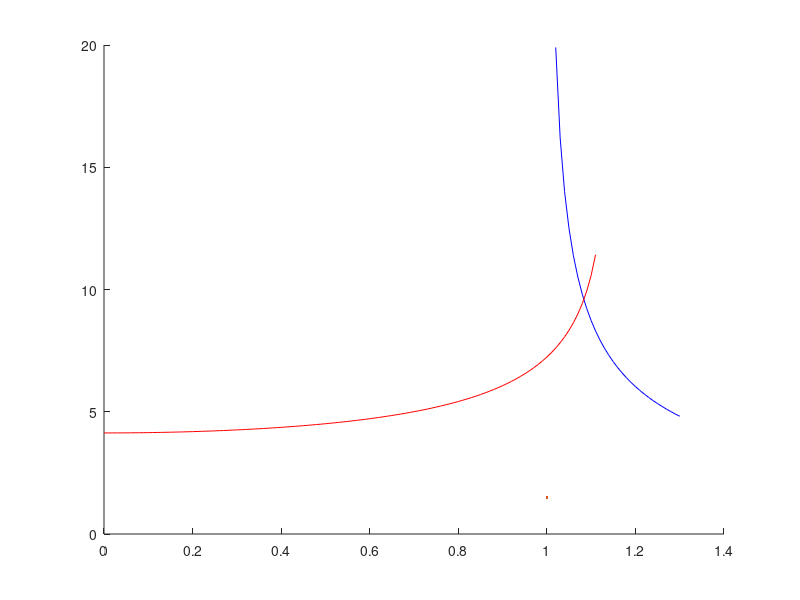

Write MATLAB code to recreate this figure. (Note: this script raises an error after producing the figure.)
clear
clc


% wave drag
M_crit = 0.88;
LF_DD = 0.875;
CL_des = 0.54;

M_dd_0 = M_crit + 0.08;
M_dd = M_dd_0 * LF_DD - 0.05 * CL_des;


AR = 8.77;          %aspect ratio
Cla = 6.74;         %lift curve slope of aerofoil
d = 6.34;           %diameter of fuselage
b = 65;             %wing span
S_exp = 440;        %exposed area
S_ref = 482;        %reference area
sweep = 26;         % sweep at max thickness pt.
le_sweep = 30;      %leading edge sweep (degrees)

CLa2 = [];
CLa3 = [];
M_list1 = [];
M_list2 = [];

for M = 0:0.01:1.3

    beta = (1 - M ^ 2) ^ 0.5;
    eta = Cla / (2 * pi); % remove the beta term as Cla has it already
    % if eta > 0.98
    %     eta = 0.98; % correction from Raymer
    % end
    F = 1.07 * (1 + d / b) ^ 2;
    if F * S_exp / S_ref > 1
        S_ref = F * S_exp / 0.98;
    end

    CLa_subsonic3 = 2 * pi * AR * S_exp * F * cosd(le_sweep) / (2 + (4 + (AR * beta / eta)...
        ^ 2 *(1 + (tand(sweep) / beta) ^ 2)) ^ 0.5) / S_ref;
    CLa_supersonic = 4/sqrt(-1+M^2);
    CLa_sonic = 2 * pi * AR * S_exp * F * cosd(le_sweep) / (2 + (4 + (AR * 1e-6 / eta)...
        ^ 2 *(1 + (tand(sweep) / 1e-6) ^ 2)) ^ 0.5) / S_ref;

    if M < 1 / cosd(sweep) && M ~= 1
        CLa3 = [CLa3 CLa_subsonic3];
        M_list1 = [M_list1 M];
    elseif M == 1
        CLa3 = [CLa3 CLa_sonic];
        M_list1 = [M_list1 M];
    end
    if M > 1 / cosd(sweep) - 0.1
        CLa2 = [CLa2, CLa_supersonic];
        M_list2 = [M_list2 M];
    end
end

% plot the results
figure
hold on
plot(M_list2, CLa2,"blue", LineWidth=1.5);
plot(M_list1, CLa3,"red", LineWidth=1.5);
xregion(0.85, 1.2)
xline(0.83, label="Cruise");
xline(0.23, label="Takeoff");
xline(0.27, label="Landing");
ylim([3 10])
xlabel("M");
ylabel("C_{L_α}")
xlim([0 1.3]);
legend("Supersonic","Subsonic","Transonic Regime");
grid on




% drag prediction IN CRUISE

%=========================================================================

% CD0
% for smooth paint, k = 6.34e-6 m - so we are below the cutoff

% fuselage
Re = 434e6;
M = 0.83;
S_ref = 482;
f = 80/6.34; % fineness ratio
Cf_fus = 0.455 / (log10(Re) ^ 2.58 * (1 + 0.144 * M^2) ^ 0.65);
FF_fus = 0.9 + 5 * f ^ -1.5 + f / 400; % form factor
S_wet_fus = 1.38e3;
CD0_fus = S_wet_fus / S_ref * Cf_fus * FF_fus;

% wings
Re = 40.1e6;
M = 0.83;
xc_max = 0.36; % x/c of max. thickness
tc_max = 0.14; % max thickness-to-chord ratio
Cf_w = 0.455 / (log10(Re) ^ 2.58 * (1 + 0.144 * M^2) ^ 0.65);
FF_w = (1 + 0.6/xc_max * tc_max + 100 * (tc_max) ^ 4) * ...
    (1.34 * M ^ 0.18 * cosd(sweep) ^ 0.28); % form factor
S_wet_w = S_exp * 2;
CD0_w = S_wet_w / S_ref * Cf_w * FF_w;

% hstab
Re = 22.8e6;
M = 0.83;
S_h = 51.7;
xc_max = 0.298; % x/c of max. thickness
tc_max = 0.12; % max thickness-to-chord ratio
Cf_h = 0.455 / (log10(Re) ^ 2.58 * (1 + 0.144 * M^2) ^ 0.65);
FF_h = (1 + 0.6/xc_max * tc_max + 100 * (tc_max) ^ 4) * ...
    (1.34 * M ^ 0.18 * cosd(sweep) ^ 0.28); % form factor
S_wet_h = S_h * 2.1;
CD0_h = S_wet_h / S_ref * Cf_h * FF_h;

% vstab
Re = 32.9e6;
M = 0.83;
S_v = 27.7;
xc_max = 0.3; % x/c of max. thickness
tc_max = 0.12; % max thickness-to-chord ratio
Cf_v = 0.455 / (log10(Re) ^ 2.58 * (1 + 0.144 * M^2) ^ 0.65);
FF_v = (1 + 0.6/xc_max * tc_max + 100 * (tc_max) ^ 4) * ...
    (1.34 * M ^ 0.18 * cosd(sweep) ^ 0.28); % form factor
S_wet_v = S_v * 2.1;
CD0_v = S_wet_v / S_ref * Cf_v * FF_v;

% nacelles
Re = 35.2e6;
M = 0.83;
f = 4.64; % fineness ratio
Q = 1.3; % nacelle-wing interference
S_wet_nac = 69.5 * 4; % approximate as a cylinder, and there are 4
Cf_nac = 0.455 / (log10(Re) ^ 2.58 * (1 + 0.144 * M^2) ^ 0.65);
FF_nac = 1 + 0.35 / f; % form factor
CD0_nac = S_wet_nac / S_ref * Cf_nac * FF_nac * Q;

% fuselage upsweep
A_fus = 31.6; % cross-sectional area
beta = 7 * pi/180; % upsweep angle (rad)
CD_upsweep = 3.83 * A_fus / S_ref * beta ^ 2.5;

% get clean CD0 (no gear or flaps)
CD0_clean = CD0_fus + CD0_w + CD0_h + CD0_v + CD0_nac + CD_upsweep;

% get CD changes from different configs:
% landing gear
A_uc_front = 13.9; % landing gear area from front - get a better value?
CD_uc = 2.25 * A_uc_front / S_ref;

% flaps
flap_extent = 0.65;
CD_flaps_TO = 0.0023 * flap_extent * 15; % 15deg for takeoff
CD_flaps_land = 0.0024 * flap_extent * 40; % 40deg for landing

% CDi
% we need to finish stability to get all these values i think

CL_cruise = 0.53;
AR_h = 5.88;
e = 0.85; %oswald efficiency factor
K = 1 / (pi * AR * e);
K_h = 1 / (pi * AR_h * e);
eta_h = 0.9; % tailplane efficiency
CL_h = 0; % we need stability analysis to get this one
CDi = K * CL_cruise ^ 2 + eta_h * K_h * CL_h ^ 2;

% also get the change in CDi from flaps

kf = 1.4;
delta_CL = 0.139 * 2.5;

CDi_flaps = kf ^ 2 * delta_CL ^ 2 + cosd(sweep); % idk what k_f is so we can sort this out later

%=========================================================================

% drag prediction AT TAKEOFF

%=========================================================================

% CD0
% for smooth paint, k = 6.34e-6 m - so we are below the cutoff

% fuselage
Re = 423e6;
M = 0.23;
f = 80/6.34; % fineness ratio
Cf_fus = 0.455 / (log10(Re) ^ 2.58 * (1 + 0.144 * M^2) ^ 0.65);
FF_fus = 0.9 + 5 * f ^ -1.5 + f / 400; % form factor
S_wet_fus = 1.38e3;
CD0_fus_TO = S_wet_fus / S_ref * Cf_fus * FF_fus;

% wings
Re = 39.1e6;
M = 0.23;
xc_max = 0.36; % x/c of max. thickness
tc_max = 0.14; % max thickness-to-chord ratio
Cf_w = 0.455 / (log10(Re) ^ 2.58 * (1 + 0.144 * M^2) ^ 0.65);
FF_w = (1 + 0.6/xc_max * tc_max + 100 * (tc_max) ^ 4) * ...
    (1.34 * M ^ 0.18 * cosd(sweep) ^ 0.28); % form factor
S_wet_w = S_exp * 2;
CD0_w_TO = S_wet_w / S_ref * Cf_w * FF_w;

% hstab
Re = 22.2e6;
M = 0.23;
S_h = 51.7;
xc_max = 0.298; % x/c of max. thickness
tc_max = 0.12; % max thickness-to-chord ratio
Cf_h = 0.455 / (log10(Re) ^ 2.58 * (1 + 0.144 * M^2) ^ 0.65);
FF_h = (1 + 0.6/xc_max * tc_max + 100 * (tc_max) ^ 4) * ...
    (1.34 * M ^ 0.18 * cosd(sweep) ^ 0.28); % form factor
S_wet_h = S_h * 2.1;
CD0_h_TO = S_wet_h / S_ref * Cf_h * FF_h;

% vstab
Re = 32e6;
M = 0.23;
S_v = 27.7;
xc_max = 0.3; % x/c of max. thickness
tc_max = 0.12; % max thickness-to-chord ratio
Cf_v = 0.455 / (log10(Re) ^ 2.58 * (1 + 0.144 * M^2) ^ 0.65);
FF_v = (1 + 0.6/xc_max * tc_max + 100 * (tc_max) ^ 4) * ...
    (1.34 * M ^ 0.18 * cosd(sweep) ^ 0.28); % form factor
S_wet_v = S_v * 2.1;
CD0_v_TO = S_wet_v / S_ref * Cf_v * FF_v;

% nacelles
Re = 34.3e6;
M = 0.23;
f = 4.64; % fineness ratio
Q = 1.3; % nacelle-wing interference
S_wet_nac = 69.5 * 4; % approximate as a cylinder, and there are 4
Cf_nac = 0.455 / (log10(Re) ^ 2.58 * (1 + 0.144 * M^2) ^ 0.65);
FF_nac = 1 + 0.35 / f; % form factor
CD0_nac_TO = S_wet_nac / S_ref * Cf_nac * FF_nac * Q;

% get takeoff CD0
CD0_TO = CD0_fus_TO + CD0_w_TO + CD0_h_TO + CD0_v_TO + CD0_nac_TO +...
    CD_upsweep + CD_flaps_TO + CD_uc;

%=========================================================================

% drag prediction AT LANDING

%=========================================================================

% CD0
% for smooth paint, k = 6.34e-6 m - so we are below the cutoff

% fuselage
Re = 500e6;
M = 0.27;
f = 80/6.34; % fineness ratio
Cf_fus = 0.455 / (log10(Re) ^ 2.58 * (1 + 0.144 * M^2) ^ 0.65);
FF_fus = 0.9 + 5 * f ^ -1.5 + f / 400; % form factor
S_wet_fus = 1.38e3;
CD0_fus_land = S_wet_fus / S_ref * Cf_fus * FF_fus;

% wings
Re = 46.2e6;
M = 0.27;
xc_max = 0.36; % x/c of max. thickness
tc_max = 0.14; % max thickness-to-chord ratio
Cf_w = 0.455 / (log10(Re) ^ 2.58 * (1 + 0.144 * M^2) ^ 0.65);
FF_w = (1 + 0.6/xc_max * tc_max + 100 * (tc_max) ^ 4) * ...
    (1.34 * M ^ 0.18 * cosd(sweep) ^ 0.28); % form factor
S_wet_w = S_exp * 2;
CD0_w_land = S_wet_w / S_ref * Cf_w * FF_w;

% hstab
Re = 26.2e6;
M = 0.27;
S_h = 51.7;
xc_max = 0.298; % x/c of max. thickness
tc_max = 0.12; % max thickness-to-chord ratio
Cf_h = 0.455 / (log10(Re) ^ 2.58 * (1 + 0.144 * M^2) ^ 0.65);
FF_h = (1 + 0.6/xc_max * tc_max + 100 * (tc_max) ^ 4) * ...
    (1.34 * M ^ 0.18 * cosd(sweep) ^ 0.28); % form factor
S_wet_h = S_h * 2.1;
CD0_h_land = S_wet_h / S_ref * Cf_h * FF_h;

% vstab
Re = 37.8e6;
M = 0.27;
S_v = 27.7;
xc_max = 0.3; % x/c of max. thickness
tc_max = 0.12; % max thickness-to-chord ratio
Cf_v = 0.455 / (log10(Re) ^ 2.58 * (1 + 0.144 * M^2) ^ 0.65);
FF_v = (1 + 0.6/xc_max * tc_max + 100 * (tc_max) ^ 4) * ...
    (1.34 * M ^ 0.18 * cosd(sweep) ^ 0.28); % form factor
S_wet_v = S_v * 2.1;
CD0_v_land = S_wet_v / S_ref * Cf_v * FF_v;

% nacelles
Re = 40.5e6;
M = 0.27;
f = 4.64; % fineness ratio
Q = 1.3; % nacelle-wing interference
S_wet_nac = 69.5 * 4; % approximate as a cylinder, and there are 4
Cf_nac = 0.455 / (log10(Re) ^ 2.58 * (1 + 0.144 * M^2) ^ 0.65);
FF_nac = 1 + 0.35 / f; % form factor
CD0_nac_land = S_wet_nac / S_ref * Cf_nac * FF_nac * Q;

% get takeoff CD0
CD0_land = CD0_fus_land + CD0_w_land + CD0_h_land + CD0_v_land +...
    CD0_nac_land + CD_upsweep + CD_flaps_land + CD_uc;



%IMPORTANT VALUES!!!!!
% CLa = 5.581 for cruise
% CLa = 4.233 for landing
% CLa = 4.205 for takeoff
% CD0 clean = 0.0161
% CD0 takeoff = 0.1026
% CD0 landing = 0.1424
